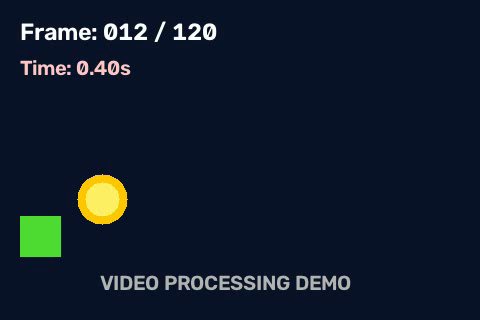
#> input picture frame 12 of LAB/sample_video.mp4, 480 x 320 px
$ python 'experiment 7.py'
#> lines starting #> are read from the running program, lines starting #| are printed output that depends on the picture; after the words box and inside, x2 and y2 are one past the last pixel; in counts of white or black regions, pixels touching at a corner belong together
"""
EXPERIMENT 7
Aim: Perform basic video processing operations on the captured video. Read captured video in python and display the video, in slow motion and in fast motion.
"""
import cv2
import os

video_path = "sample_video.mp4" if os.path.exists("sample_video.mp4") else 0
cap = cv2.VideoCapture(video_path)
fps = cap.get(cv2.CAP_PROP_FPS) or 30.0

normal_delay = int(1000 / fps)
slow_delay = int(normal_delay * 3)
fast_delay = max(1, int(normal_delay / 3))

# Capture sample frame for output representation
ret, frame = cap.read()
#> frame is the input picture: shape (320, 480, 3); mean B, G, R 42.5, 27.6, 17.2
if ret:
    cv2.putText(frame, "Video Frame Preview", (20, 40), cv2.FONT_HERSHEY_SIMPLEX, 0.8, (0, 255, 0), 2)
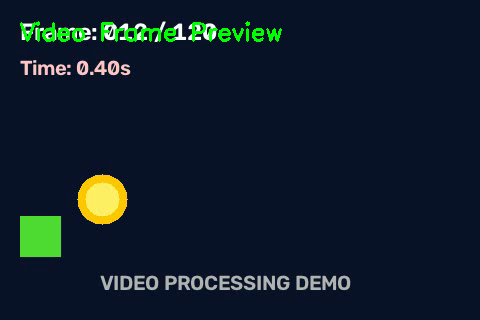
#> frame: shape (320, 480, 3); 1.11% of pixels changed, all inside (x1, y1, x2, y2) = (20, 21, 282, 42)
    cv2.imwrite("experiment 7_output.jpg", frame)
    print("[OK] Saved experiment 7_output.jpg")

cap.release()
print(f"Normal Delay: {normal_delay}ms | Slow Delay: {slow_delay}ms | Fast Delay: {fast_delay}ms")

$ run again, starting later in the video
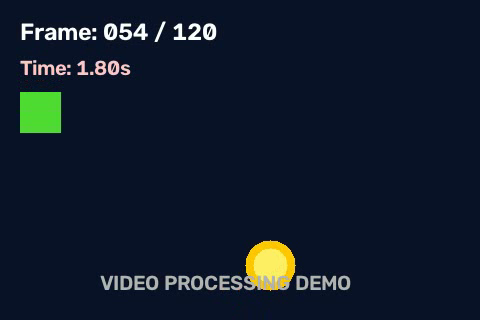
#> input picture frame 54 of LAB/sample_video.mp4, 480 x 320 px
#> frame is the input picture: shape (320, 480, 3); mean B, G, R 42.5, 27.3, 16.8
#> `cv2.putText(frame, "Video Frame Preview", (20, 40), cv2.FONT_HERSHEY_S..`:
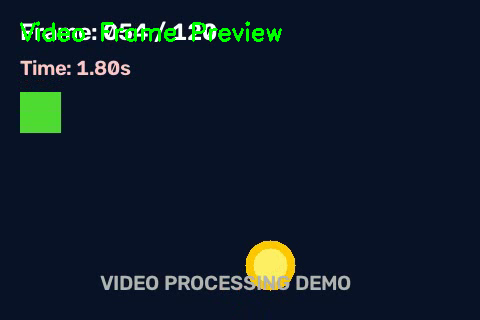
#> frame: shape (320, 480, 3); 1.11% of pixels changed, all inside (x1, y1, x2, y2) = (20, 21, 282, 42)

$ run again, starting later in the video
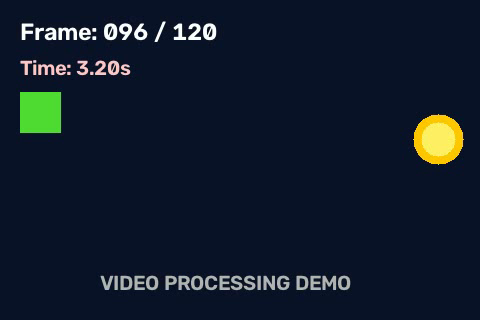
#> input picture frame 96 of LAB/sample_video.mp4, 480 x 320 px
#> frame is the input picture: shape (320, 480, 3); mean B, G, R 42.5, 27.6, 17.2
#> `cv2.putText(frame, "Video Frame Preview", (20, 40), cv2.FONT_HERSHEY_S..`:
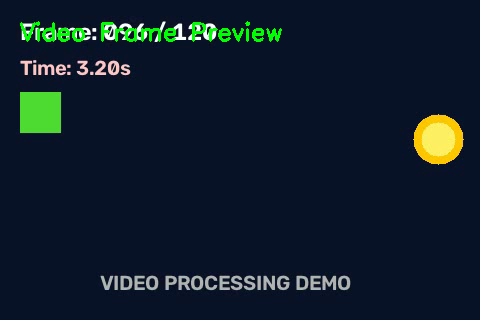
#> frame: shape (320, 480, 3); 1.11% of pixels changed, all inside (x1, y1, x2, y2) = (20, 21, 282, 42)
